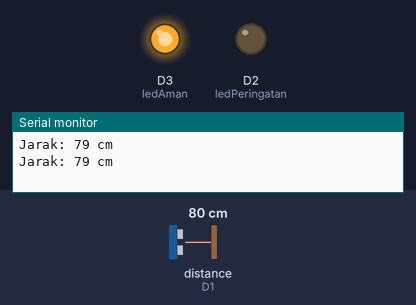
Bench run of a program on a simulated ESP8266 (NodeMCU). Shown: output pins drawn as LEDs (lit = HIGH), the last lines printed to the serial monitor. Wiring (inferred from the names in the program): ultrasonic range finder: trigger D0; echo D1. The inputs (shaded band) are chosen by the test bench; at power-on: distance to the obstacle (sensor on D1) 80 cm. The echo pulse lasts 58.3 µs per cm; pins used as bus, display or sensor lines are not drawn.

Above: at 1.8 s.
1.9 s: distance to the obstacle (sensor on D1) set to 13 cm
3.4 s: distance to the obstacle (sensor on D1) set to 10 cm
At 4.7 s:
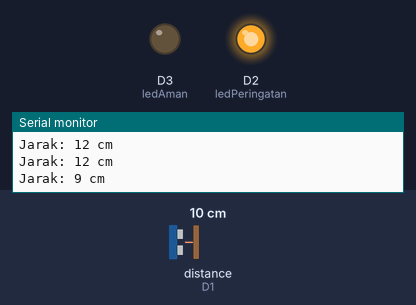
5.5 s: distance to the obstacle (sensor on D1) set to 18 cm
At 6.3 s:
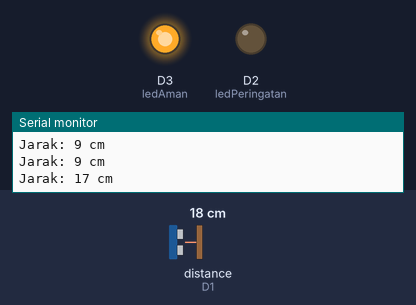
7.5 s: distance to the obstacle (sensor on D1) set to 2 cm
At 9.1 s:
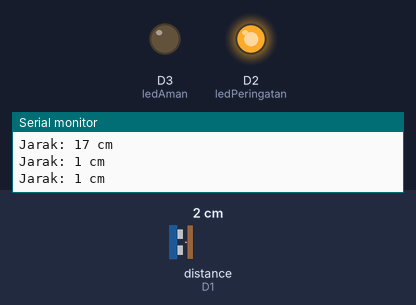
Timing chart, 0 to 10.5 s (numbered marks = the images above; inputs shaded):
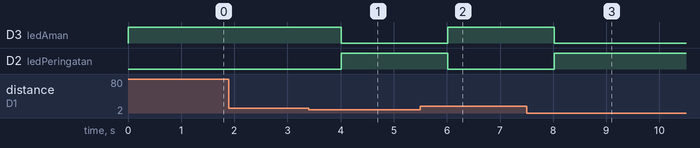

The program:

main.cpp
```cpp
#include <Arduino.h>

int trigPin = D0;
int echoPin = D1;
int ledPeringatan = D2; // yang merah
int ledAman = D3;       // yang hijau

long duration;
long distance;

void setup() {
  Serial.begin(9600);

  pinMode(trigPin, OUTPUT);
  pinMode(echoPin, INPUT);

  pinMode(ledPeringatan, OUTPUT);
  pinMode(ledAman, OUTPUT);

  digitalWrite(ledPeringatan, LOW);
  digitalWrite(ledAman, LOW);
}

void loop() {
  digitalWrite(trigPin, LOW);
  delayMicroseconds(5);
  digitalWrite(trigPin, HIGH);
  delayMicroseconds(10);
  digitalWrite(trigPin, LOW);

  duration = pulseIn(echoPin, HIGH);
  distance = 0.034 * duration / 2;

  Serial.print("Jarak: ");
  Serial.print(distance);
  Serial.println(" cm");

  if (distance <= 10) {
    digitalWrite(ledPeringatan, HIGH); // LED merah nyala
    digitalWrite(ledAman, LOW);
  } else {
    digitalWrite(ledPeringatan, LOW);
    digitalWrite(ledAman, HIGH);       // LED hijau nyala
  }

  delay(1000); // di cek ulang tiap 1 detik
}
```

Measured:
- the behaviour switches between 12 and 11 cm on distance to the obstacle (sensor on D1) (found by bisection; images 0 and 1)
- after the input at 3.4 s, D3 (ledAman): HIGH → LOW after 0.61 s; D2 (ledPeringatan): LOW → HIGH after 0.61 s
- after the input at 5.5 s, D3 (ledAman): LOW → HIGH after 0.52 s; D2 (ledPeringatan): HIGH → LOW after 0.52 s
- after the input at 7.5 s, D3 (ledAman): HIGH → LOW after 0.52 s; D2 (ledPeringatan): LOW → HIGH after 0.52 s
